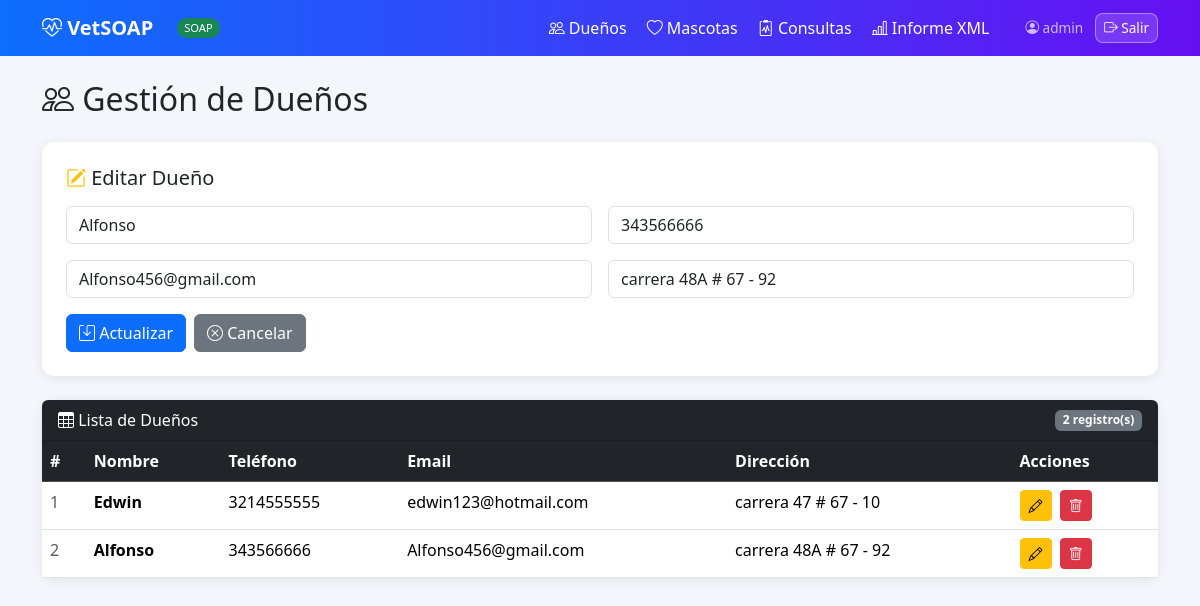
Screenshot of /duenos/editar/2/ (signed in) with the database file from the repository.
### vet/models.py (models this page shows, shortened)
class Dueno(models.Model):
    nombre     = models.CharField(max_length=100)
    telefono   = models.CharField(max_length=20)
    email      = models.EmailField(unique=True)
    direccion  = models.TextField(blank=True)

### vet/views.py (the view, shortened to what this page needs)
# urls.py: path('duenos/editar/<int:id>/',       views.editar_dueno,   name='editar_dueno'),
@login_required
def editar_dueno(request, id):
    dueno = get_object_or_404(Dueno, pk=id)
    all_duenos = Dueno.objects.all()
    return render(request, 'vet/duenos.html', {'editar': dueno, 'duenos': all_duenos})

### vet/templates/vet/duenos.html (shortened to what this page needs)
{% extends 'vet/base.html' %}
{% block content %}
<h2 class="mb-4"><i class="bi bi-people"></i> Gestión de Dueños</h2>
<div class="card p-4 mb-4">
  <h5 class="mb-3">{% if editar %}<i class="bi bi-pencil-square text-warning"></i> Editar Dueño{% else %}<i class="bi bi-person-plus text-primary"></i> Nuevo Dueño{% endif %}</h5>
  <form method="post" action="{% if editar %}/duenos/editar/{{ editar.id }}/{% else %}/duenos/crear/{% endif %}">
    <div class="row g-3">
      <div class="col-md-6">
        <input name="nombre" class="form-control" placeholder="Nombre completo"
               value="{{ editar.nombre|default:'' }}" required>
      </div>
      <div class="col-md-6">
        <input name="telefono" class="form-control" placeholder="Teléfono"
               value="{{ editar.telefono|default:'' }}" required>
      </div>
      <div class="col-md-6">
        <input name="email" type="email" class="form-control" placeholder="Email"
               value="{{ editar.email|default:'' }}" required>
      </div>
      <div class="col-md-6">
        <input name="direccion" class="form-control" placeholder="Dirección"
               value="{{ editar.direccion|default:'' }}">
      </div>
      <div class="col-12 d-flex gap-2">
        <button class="btn btn-primary" type="submit">
          <i class="bi bi-save"></i> {% if editar %}Actualizar{% else %}Guardar{% endif %}
        </button>
        {% if editar %}
          <a href="/duenos/" class="btn btn-secondary">
            <i class="bi bi-x-circle"></i> Cancelar
          </a>
        {% endif %}
      </div>
    </div>
  </form>
</div>
<div class="card">
  <div class="card-header bg-dark text-white d-flex justify-content-between align-items-center rounded-top">
    <span><i class="bi bi-table"></i> Lista de Dueños</span>
    <span class="badge bg-secondary">{{ duenos|length }} registro(s)</span>
  </div>
  <div class="card-body p-0">
    <table class="table table-hover mb-0">
      <thead class="table-dark">
        <tr>
          <th>#</th><th>Nombre</th><th>Teléfono</th><th>Email</th><th>Dirección</th><th>Acciones</th>
        </tr>
      </thead>
      <tbody>
        {% for d in duenos %}
        <tr>
          <td class="text-muted">{{ d.id }}</td>
          <td><strong>{{ d.nombre }}</strong></td>
          <td>{{ d.telefono }}</td>
          <td>{{ d.email }}</td>
          <td>{{ d.direccion|default:"—" }}</td>
          <td>
            <a href="/duenos/editar/{{ d.id }}/" class="btn btn-sm btn-warning me-1" title="Editar">
              <i class="bi bi-pencil"></i>
            </a>
            <a href="/duenos/eliminar/{{ d.id }}/" class="btn btn-sm btn-danger" title="Eliminar"
               onclick="return confirm('¿Eliminar a {{ d.nombre }}? Se eliminarán también sus mascotas y consultas.')">
              <i class="bi bi-trash"></i>
            </a>
          </td>
        </tr>
        {% empty %}
        <tr><td colspan="6" class="text-center text-muted py-4">
          <i class="bi bi-inbox fs-3 d-block mb-2"></i>Sin registros aún.
        </td></tr>
        {% endfor %}
      </tbody>
    </table>
  </div>
</div>
{% endblock %}

### vet/templates/vet/base.html (shortened to what this page needs)
<!DOCTYPE html>
<html lang="es">
<head>
  <link href="https://cdn.jsdelivr.net/npm/bootstrap@5.3.3/dist/css/bootstrap.min.css" rel="stylesheet">
  <link href="https://cdn.jsdelivr.net/npm/bootstrap-icons@1.11.3/font/bootstrap-icons.css" rel="stylesheet">
</head>
<body>
<nav class="navbar navbar-expand-lg mb-4">
  <div class="container">
    <a class="navbar-brand fw-bold" href="/"><i class="bi bi-heart-pulse"></i> VetSOAP</a>
    <span class="badge-soap ms-2">SOAP</span>
    <div class="collapse navbar-collapse" id="navMenu">
      <ul class="navbar-nav ms-auto align-items-center gap-1">
        <li class="nav-item"><a class="nav-link" href="/duenos/"><i class="bi bi-people"></i> Dueños</a></li>
        <li class="nav-item"><a class="nav-link" href="/mascotas/"><i class="bi bi-heart"></i> Mascotas</a></li>
        <li class="nav-item"><a class="nav-link" href="/consultas/"><i class="bi bi-clipboard2-pulse"></i> Consultas</a></li>
        <li class="nav-item"><a class="nav-link" href="/informe/"><i class="bi bi-bar-chart-line"></i> Informe XML</a></li>
        <li class="nav-item ms-3">
          <span class="nav-link pe-2" style="opacity:.7;font-size:.85rem;">
            <i class="bi bi-person-circle"></i> {{ request.user.username }}
          </span>
        </li>
        <li class="nav-item">
          <a class="nav-link btn-logout" href="/logout/"><i class="bi bi-box-arrow-right"></i> Salir</a>
        </li>
      </ul>
    </div>
  </div>
</nav>
<div class="container pb-5">
  {% block content %}{% endblock %}
</div>
</body>
</html>

### vet/templates/vet/base.html (style rules this page uses)
body { background: #f4f6fb; }
.navbar { background: linear-gradient(90deg,#0d6efd,#6610f2); }
.navbar-brand, .nav-link { color: #fff !important; }
.card { border: none; border-radius: 12px; box-shadow: 0 2px 12px rgba(0,0,0,.08); }
.badge-soap { background:#198754; color:#fff; font-size:.7rem; padding:2px 7px; border-radius:20px; vertical-align:middle; }
.btn-logout { background: rgba(255,255,255,.15); border: 1px solid rgba(255,255,255,.4); color:#fff !important; border-radius:8px; font-size:.85rem; padding: 4px 12px; }

### rows the page displays
Dueno: nombre "Alfonso", telefono "343566666", email "Alfonso456@gmail.com", direccion "carrera 48A # 67 - 92", id "2"
Dueno: id "1", nombre "Edwin", telefono "3214555555", email "edwin123@hotmail.com", direccion "carrera 47 # 67 - 10"

### other values shown
{{ request.user.username }} "admin"
{{ duenos|length }} "2"
